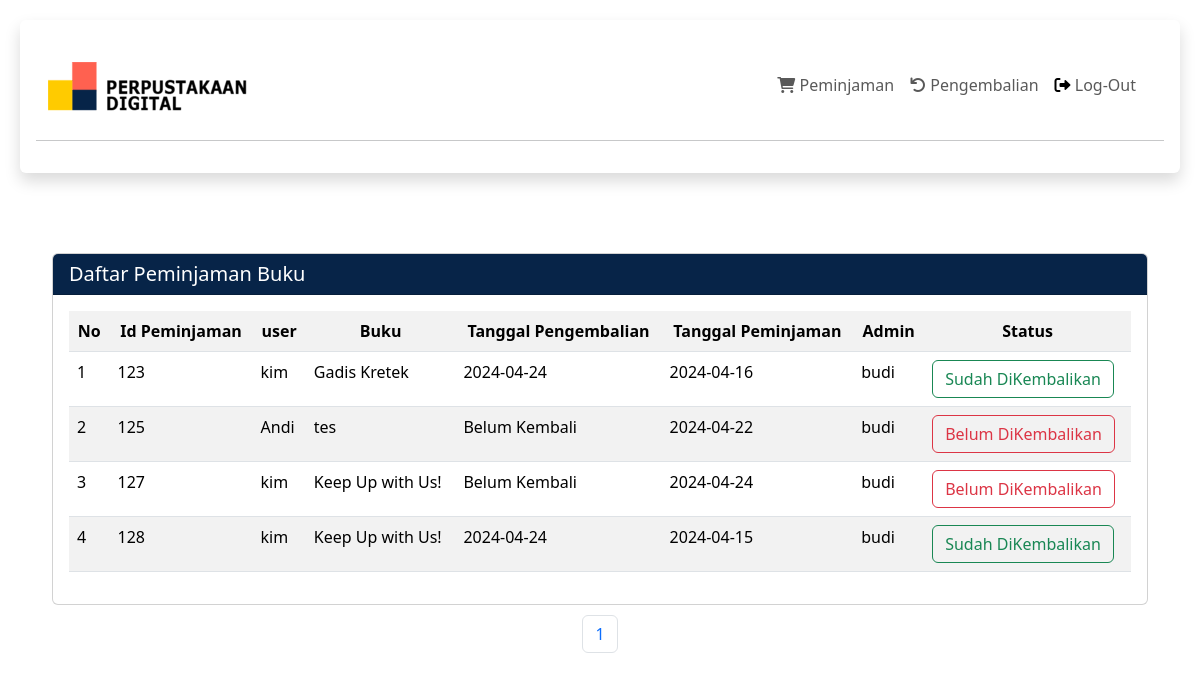
Page /public/pustakawan/pengembalian/read.php (signed in) on the committed database.
### tables this page shows
CREATE TABLE `t_peminjaman` (
  `f_id` int(11) NOT NULL,
  `f_idadmin` int(11) NOT NULL,
  `f_idanggota` int(11) NOT NULL,
  `f_tanggalpeminjaman` date DEFAULT NULL
);

CREATE TABLE `t_anggota` (
  `f_id` int(11) NOT NULL,
  `f_nama` varchar(200) NOT NULL,
  `f_username` varchar(200) NOT NULL,
  `f_password` varchar(200) NOT NULL,
  `f_tempatlahir` varchar(100) DEFAULT NULL,
  `f_tanggallahir` date DEFAULT NULL,
  `t_input` datetime DEFAULT NULL,
  `t_update` datetime DEFAULT NULL
);

CREATE TABLE `t_buku` (
  `f_id` int(11) NOT NULL,
  `f_idkategori` int(11) NOT NULL,
  `f_judul` varchar(200) NOT NULL,
  `f_gambar` varchar(100) NOT NULL,
  `f_pengarang` varchar(200) NOT NULL,
  `f_penerbit` varchar(200) NOT NULL,
  `f_deskripsi` varchar(500) NOT NULL,
  `f_tglinput` datetime DEFAULT NULL,
  `f_tglupdate` datetime DEFAULT NULL
);

CREATE TABLE `t_detailpeminjaman` (
  `f_id` int(11) NOT NULL,
  `f_idpeminjaman` int(11) NOT NULL,
  `f_iddetailbuku` int(11) NOT NULL,
  `f_tanggalkembali` date DEFAULT NULL
);

### public/pustakawan/pengembalian/read.php (the view, shortened to what this page needs)
<?php
require '../../../private/function.php';
$id = $_SESSION['id'];
$dataperhalaman = 5;
$totaldata = count(connect("SELECT t_anggota.f_nama AS namaanggota, t_peminjaman.f_id, t_detailpeminjaman.f_tanggalkembali, t_buku.f_judul, t_admin.f_nama AS namaadmin,t_detailpeminjaman.f_id as idpengembalian, t_detailbuku.f_id as iddetailbuku,t_peminjaman.f_tanggalpeminjaman
FROM t_peminjaman
INNER JOIN t_admin ON t_peminjaman.f_idadmin=t_admin.f_id
INNER JOIN t_anggota ON t_peminjaman.f_idanggota=t_anggota.f_id
INNER JOIN t_detailpeminjaman ON t_peminjaman.f_id=t_detailpeminjaman.f_idpeminjaman
INNER JOIN t_detailbuku ON t_detailpeminjaman.f_iddetailbuku=t_detailbuku.f_id
INNER JOIN t_buku ON t_detailbuku.f_idbuku=t_buku.f_id
WHERE t_admin.f_id = $id
ORDER BY idpengembalian"));
$jumlahhalaman = ceil($totaldata / $dataperhalaman);
if (isset($_GET['halaman'])) {
    $halamanberapa = $_GET['halaman'];
} else {
    $halamanberapa = 1;
}
$awaldata = ($dataperhalaman * $halamanberapa) - $dataperhalaman;
$sql = "SELECT t_anggota.f_nama AS namaanggota, t_peminjaman.f_id, t_detailpeminjaman.f_tanggalkembali, t_buku.f_judul, t_admin.f_nama AS namaadmin,t_detailpeminjaman.f_id as idpengembalian, t_detailbuku.f_id as iddetailbuku,t_peminjaman.f_tanggalpeminjaman
    FROM t_peminjaman
    INNER JOIN t_admin ON t_peminjaman.f_idadmin=t_admin.f_id
    INNER JOIN t_anggota ON t_peminjaman.f_idanggota=t_anggota.f_id
    INNER JOIN t_detailpeminjaman ON t_peminjaman.f_id=t_detailpeminjaman.f_idpeminjaman
    INNER JOIN t_detailbuku ON t_detailpeminjaman.f_iddetailbuku=t_detailbuku.f_id
    INNER JOIN t_buku ON t_detailbuku.f_idbuku=t_buku.f_id
    WHERE t_admin.f_id = $id
    ORDER BY idpengembalian ASC LIMIT $awaldata, $dataperhalaman";
$result = mysqli_query($conn, $sql);
$no = 1 + $awaldata;
?>
<!DOCTYPE html>
<html lang="en">
<head>
</head>
<body>
<div class="shadow p-3 rounded">
<nav class="navbar navbar-expand-lg" id="navbar">
    <div class="container-fluid">
        <div class="collapse navbar-collapse" id="navbarToggler">
            <a href="../index.php">
            <img src="../../../src/images/logo.png" alt="Logo" class="logo_login mt-2" width="200px">
            </a>
            <ul class="navbar-nav ms-auto mb-2 me-2 mb-lg-0">
                <li class="nav-item"><a class="nav-link" href="../peminjaman/read.php"><i class="fas fa-shopping-cart"></i> Peminjaman</a></li>
                <li class="nav-item"><a class="nav-link" href="./read.php"><i class="fas fa-undo"></i> Pengembalian</a></li>
                <li class="nav-item">
                    <a class="nav-link" aria-current="page" href="../index.php">
                        <i class="fa-solid fa-right-from-bracket" style="color: #000000;"></i>
                        Log-Out
                    </a>
                </li>
            </ul>
        </div>
    </div>
</nav>
<hr>
</div>
<main>
<div class="gap-2">
<div class="p-4">
  <div class="p-2 ">
    <div class="card mt-5" id="card">
    <h5 class="card-header" style=" background-color: #072448; color:#ffffff;">Daftar Peminjaman Buku</h5>
    <div class="card-body" id="card1">
    <table class="table table-striped ms-auto ">
          <tr class="text-center" id="th" >
              <th>No</th>
              <th>Id Peminjaman</th>
              <th>user</th>
              <th>Buku</th>
              <th>Tanggal Pengembalian</th>
              <th>Tanggal Peminjaman</th>
              <th>Admin</th>
              <th>Status</th>
          </tr>
          <?php
        if (!empty($result)) { ?>
            <?php foreach ($result as $r) : ?>
                <tr>
                    <td> <?php echo $no++ ?> </td>
                    <td> <?php echo $r['f_id'] ?> </td>
                    <td> <?php echo $r['namaanggota'] ?> </td>
                    <td> <?php echo $r['f_judul'] ?> </td>
                    <td> <?php
                            if ($r['f_tanggalkembali'] == '0000-00-00') {
                                echo "Belum Kembali";
                            } else {
                                echo $r['f_tanggalkembali'];
                            } ?> </td>
                    <td> <?php echo $r['f_tanggalpeminjaman'] ?> </td>
                    <td> <?php echo $r['namaadmin'] ?> </td>
                    <td>
                    <?php
                    if ($r['f_tanggalkembali'] == '0000-00-00') {
                      echo "<a href='./update.php?f=pengembalian&m=update&id=" . $r['idpengembalian'] .
                      "&iddetailbuku=" . $r['iddetailbuku'] . "'>
                      <button type='button' class= 'btn btn-outline-danger'>Belum DiKembalikan</button></a>";
                    } else {
                      echo "<button type='button' class='btn btn-outline-success'>Sudah DiKembalikan</button>";
                    }
                    ?>
                  </td>
            <?php endforeach ?>
        <?php } ?>
      </table>
    </div>
    </div>
        <nav class="nav" aria-label="Page navigation example">
                <ul class="pagination">
        <?php for ($i = 1; $i <= $jumlahhalaman; $i++): ?>
            <li class="page-item"><a class="page-link" href="?halaman=<?=$i?>" ><?=$i?></a></li>
        <?php endfor; ?>
                </ul>
        </nav>
    </div>
  </div>
</div>
</main>
</body>
</html>

### private/function.php (style rules this page uses)
body { padding: 20px; overflow-x: hidden; }
.nav { justify-content: center; margin: 10px; }

### public/pustakawan/pengembalian/read.php (style rules this page uses)
body { padding: 20px; }
nav { justify-content: center; margin-top: 10px; }

### rows in the picture
t_peminjaman: f_id "123", f_idanggota.f_nama "kim", t_buku.f_judul "Gadis Kretek", t_detailpeminjaman.f_tanggalkembali "2024-04-24", f_tanggalpeminjaman "2024-04-16", f_idadmin.f_nama "budi", shows "Sudah DiKembalikan"
t_peminjaman: f_id "125", f_idanggota.f_nama "Andi", t_buku.f_judul "tes", shows "Belum Kembali", f_tanggalpeminjaman "2024-04-22", f_idadmin.f_nama "budi"
t_peminjaman: f_id "127", f_idanggota.f_nama "kim", t_buku.f_judul "Keep Up with Us!", shows "Belum Kembali", f_tanggalpeminjaman "2024-04-24", f_idadmin.f_nama "budi"
t_peminjaman: f_id "128", f_idanggota.f_nama "kim", t_buku.f_judul "Keep Up with Us!", t_detailpeminjaman.f_tanggalkembali "2024-04-24", f_tanggalpeminjaman "2024-04-15", f_idadmin.f_nama "budi", shows "Sudah DiKembalikan"
